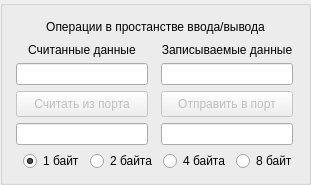
              <widget class="QGroupBox" name="groupBox">
               <property name="maximumSize">
                <size>
                 <width>316</width>
                 <height>16777215</height>
                </size>
               </property>
               <property name="title">
                <string/>
               </property>
               <layout class="QGridLayout" name="gridLayout_7">
                <item row="1" column="0">
                 <layout class="QHBoxLayout" name="horizontalLayout_23">
                  <item>
                   <layout class="QVBoxLayout" name="verticalLayout_13">
                    <item>
                     <widget class="QLabel" name="label_22">
                      <property name="text">
                       <string>Считанные данные</string>
                      </property>
                      <property name="alignment">
                       <set>Qt::AlignCenter</set>
                      </property>
                     </widget>
                    </item>
                    <item>
                     <widget class="QLineEdit" name="lineEdit_3">
                      <property name="minimumSize">
                       <size>
                        <width>132</width>
                        <height>22</height>
                       </size>
                      </property>
                      <property name="maximumSize">
                       <size>
                        <width>132</width>
                        <height>22</height>
                       </size>
                      </property>
                      <property name="readOnly">
                       <bool>true</bool>
                      </property>
                     </widget>
                    </item>
                    <item>
                     <widget class="QPushButton" name="pushButton_8">
                      <property name="enabled">
                       <bool>false</bool>
                      </property>
                      <property name="minimumSize">
                       <size>
                        <width>132</width>
                        <height>26</height>
                       </size>
                      </property>
                      <property name="maximumSize">
                       <size>
                        <width>132</width>
                        <height>26</height>
                       </size>
                      </property>
                      <property name="text">
                       <string>Считать из порта</string>
                      </property>
                     </widget>
                    </item>
                    <item>
                     <widget class="QLineEdit" name="lineEdit_5">
                      <property name="minimumSize">
                       <size>
                        <width>110</width>
                        <height>22</height>
                       </size>
                      </property>
                      <property name="maximumSize">
                       <size>
                        <width>132</width>
                        <height>22</height>
                       </size>
                      </property>
                     </widget>
                    </item>
                   </layout>
                  </item>
                  <item>
                   <spacer name="horizontalSpacer_33">
                    <property name="orientation">
                     <enum>Qt::Horizontal</enum>
                    </property>
                    <property name="sizeType">
                     <enum>QSizePolicy::Fixed</enum>
                    </property>
                    <property name="sizeHint" stdset="0">
                     <size>
                      <width>5</width>
                      <height>20</height>
                     </size>
                    </property>
                   </spacer>
                  </item>
                  <item>
                   <layout class="QVBoxLayout" name="verticalLayout_14">
                    <item>
                     <widget class="QLabel" name="label_23">
                      <property name="text">
                       <string>Записываемые данные</string>
                      </property>
                      <property name="alignment">
                       <set>Qt::AlignCenter</set>
                      </property>
                     </widget>
                    </item>
                    <item>
                     <widget class="QLineEdit" name="lineEdit_4">
                      <property name="minimumSize">
                       <size>
                        <width>132</width>
                        <height>22</height>
                       </size>
                      </property>
                      <property name="maximumSize">
                       <size>
                        <width>132</width>
                        <height>22</height>
                       </size>
                      </property>
                     </widget>
                    </item>
                    <item>
                     <widget class="QPushButton" name="pushButton_9">
                      <property name="enabled">
                       <bool>false</bool>
                      </property>
                      <property name="minimumSize">
                       <size>
                        <width>132</width>
                        <height>26</height>
                       </size>
                      </property>
                      <property name="maximumSize">
                       <size>
                        <width>132</width>
                        <height>26</height>
                       </size>
                      </property>
                      <property name="text">
                       <string>Отправить в порт</string>
                      </property>
                     </widget>
                    </item>
                    <item>
                     <widget class="QLineEdit" name="lineEdit_6">
                      <property name="minimumSize">
                       <size>
                        <width>132</width>
                        <height>22</height>
                       </size>
                      </property>
                      <property name="maximumSize">
                       <size>
                        <width>132</width>
                        <height>22</height>
                       </size>
                      </property>
                     </widget>
                    </item>
                   </layout>
                  </item>
                 </layout>
                </item>
                <item row="0" column="0">
                 <layout class="QHBoxLayout" name="horizontalLayout_20">
                  <property name="spacing">
                   <number>1</number>
                  </property>
                  <item>
                   <spacer name="horizontalSpacer_28">
                    <property name="orientation">
                     <enum>Qt::Horizontal</enum>
                    </property>
                    <property name="sizeType">
                     <enum>QSizePolicy::Fixed</enum>
                    </property>
                    <property name="sizeHint" stdset="0">
                     <size>
                      <width>5</width>
                      <height>20</height>
                     </size>
                    </property>
                   </spacer>
                  </item>
                  <item>
                   <widget class="QLabel" name="label_20">
                    <property name="text">
                     <string>Операции в простанстве ввода/вывода</string>
                    </property>
                    <property name="alignment">
                     <set>Qt::AlignCenter</set>
                    </property>
                   </widget>
                  </item>
                  <item>
                   <spacer name="horizontalSpacer_27">
                    <property name="orientation">
                     <enum>Qt::Horizontal</enum>
                    </property>
                    <property name="sizeType">
                     <enum>QSizePolicy::Fixed</enum>
                    </property>
                    <property name="sizeHint" stdset="0">
                     <size>
                      <width>5</width>
                      <height>20</height>
                     </size>
                    </property>
                   </spacer>
                  </item>
                 </layout>
                </item>
                <item row="2" column="0">
                 <layout class="QHBoxLayout" name="horizontalLayout_18">
                  <property name="leftMargin">
                   <number>9</number>
                  </property>
                  <item>
                   <widget class="QRadioButton" name="radioButton_6">
                    <property name="text">
                     <string>1 байт</string>
                    </property>
                    <property name="checked">
                     <bool>true</bool>
                    </property>
                   </widget>
                  </item>
                  <item>
                   <widget class="QRadioButton" name="radioButton_7">
                    <property name="text">
                     <string>2 байта</string>
                    </property>
                   </widget>
                  </item>
                  <item>
                   <widget class="QRadioButton" name="radioButton_8">
                    <property name="text">
                     <string>4 байта</string>
                    </property>
                   </widget>
                  </item>
                  <item>
                   <widget class="QRadioButton" name="radioButton_16">
                    <property name="text">
                     <string>8 байт</string>
                    </property>
                   </widget>
                  </item>
                 </layout>
                </item>
               </layout>
              </widget>
